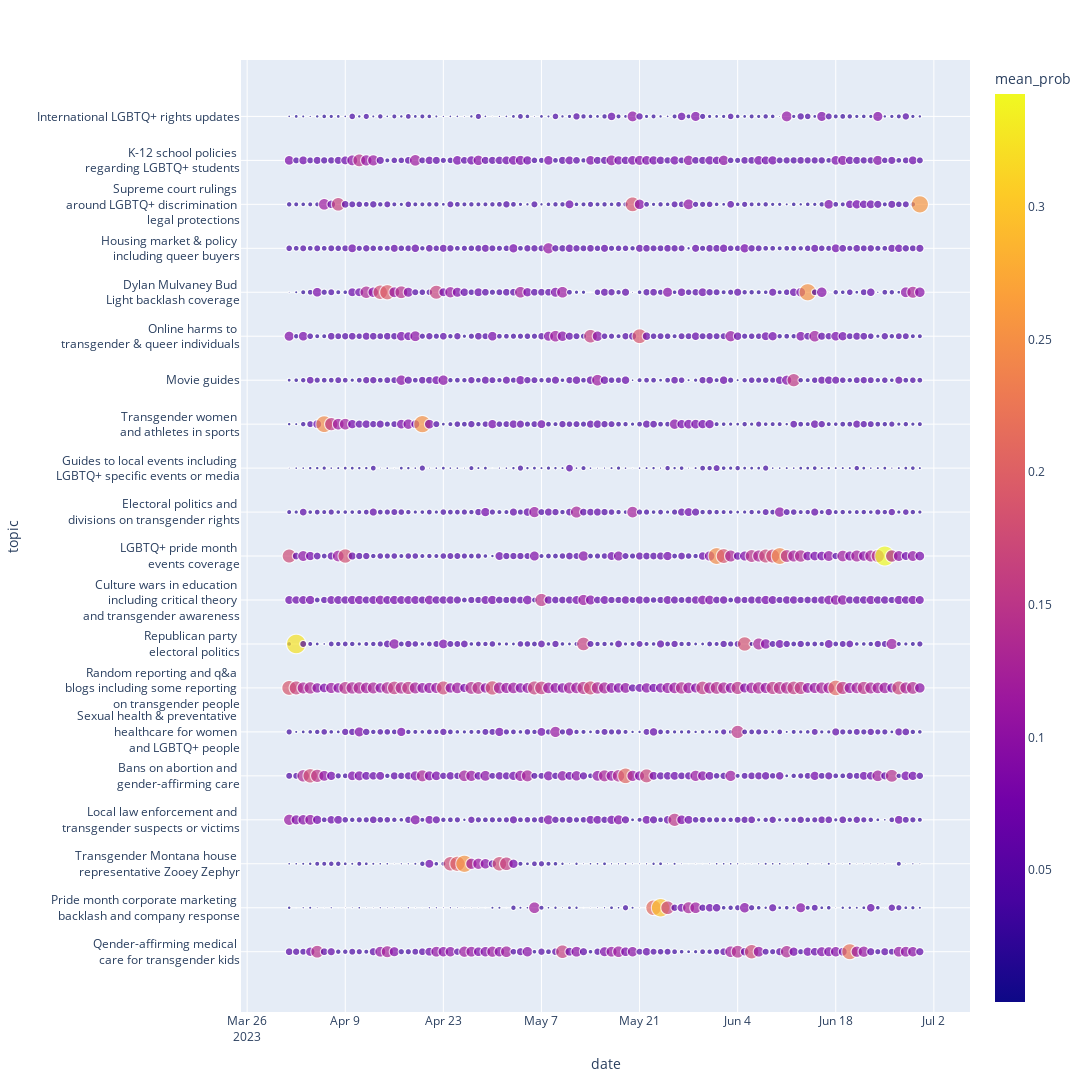

The cell this chart's notebook holds for it:
### Code cell
temporal_scatter_fig=px.scatter(daily_trend_topic_long.assign(topic=daily_trend_topic_long.topic.map(topic_labels_dict)), 
x='date', y='topic', color='mean_prob', size='mean_prob', height=1100, width=1200,
# color_continuous_scale=px.colors.sequential.Magenta,
# color_continuous_scale=px.colors.diverging.Tropic,

size_max=20,  )


temporal_scatter_fig.write_image(f'{plots_path}/temporal_scatter.svg')

temporal_scatter_fig

### Figure 1 — Plotly figure (JSON) as saved in the notebook; plotly's stock layout.template omitted (floating-point values rounded to 4 significant figures; data arrays with more than 128 entries replaced by an {"elided": "..."} marker saying what was removed)
{"data": [{"hovertemplate": "date=%{x}<br>topic=%{y}<br>mean_prob=%{marker.color}<extra></extra>", "legendgroup": "", "marker": {"color": {"elided": "1820 float values"}, "coloraxis": "coloraxis", "size": {"elided": "1820 float values"}, "sizemode": "area", "sizeref": 0.0008566, "symbol": "circle"}, "mode": "markers", "name": "", "showlegend": false, "type": "scattergl", "x": {"elided": "1820 str values"}, "xaxis": "x", "y": {"elided": "1820 str values"}, "yaxis": "y"}], "layout": {"coloraxis": {"colorbar": {"title": {"text": "mean_prob"}}, "colorscale": [[0, "#0d0887"], [0.1111, "#46039f"], [0.2222, "#7201a8"], [0.3333, "#9c179e"], [0.4444, "#bd3786"], [0.5556, "#d8576b"], [0.6667, "#ed7953"], [0.7778, "#fb9f3a"], [0.8889, "#fdca26"], [1, "#f0f921"]]}, "height": 1100, "legend": {"itemsizing": "constant", "tracegroupgap": 0}, "margin": {"t": 60}, "width": 1200, "xaxis": {"anchor": "y", "domain": [0, 1], "title": {"text": "date"}}, "yaxis": {"anchor": "x", "domain": [0, 1], "title": {"text": "topic"}}}}
